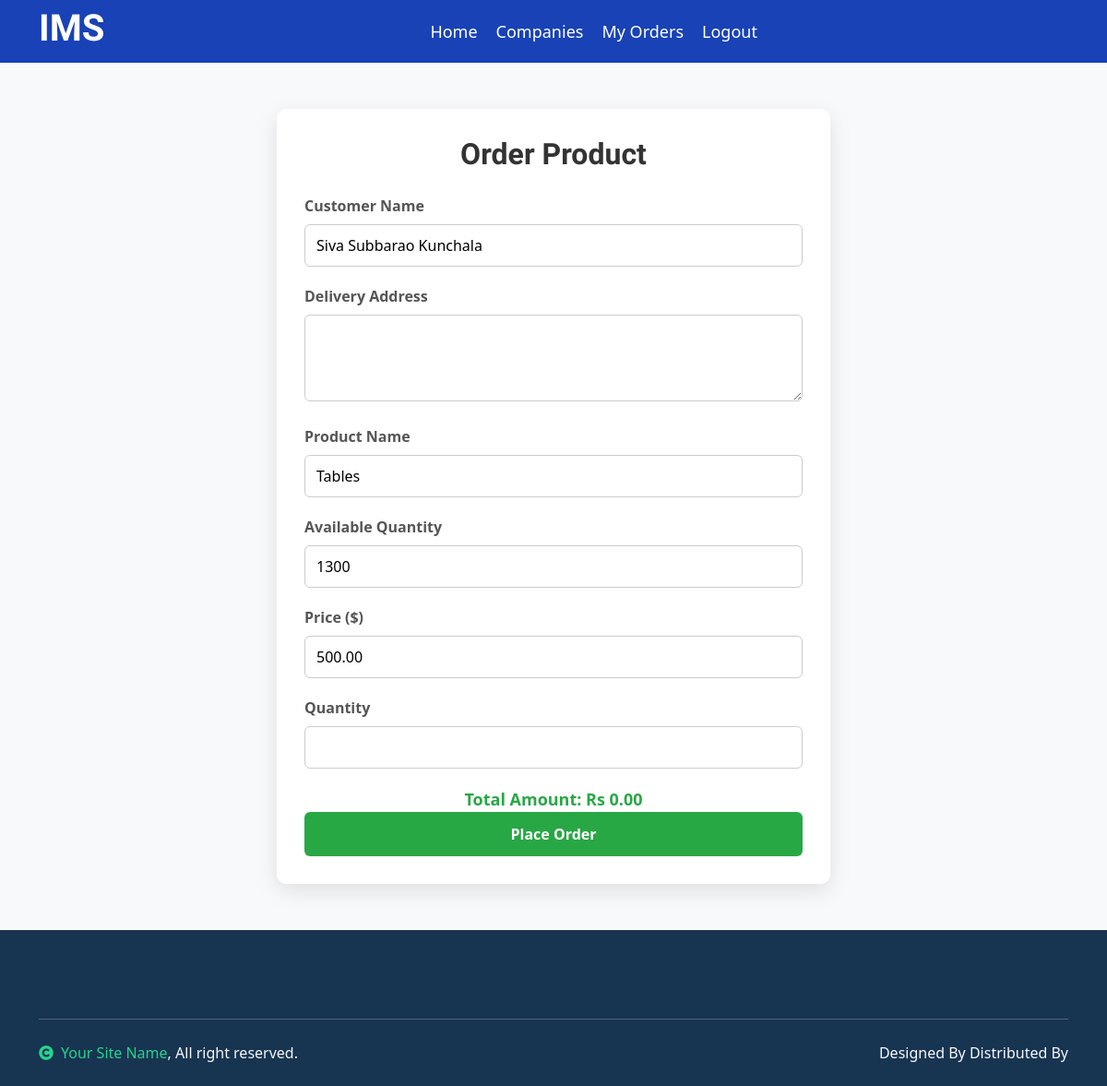
The page /order/1/ (signed in) on the database its author committed.
### Inventory_App/models.py (models this page shows, shortened)
class Products(models.Model):
    name = models.CharField(max_length=100)
    price = models.DecimalField(max_digits=10, decimal_places=2)
    description = models.TextField()
    company = models.ForeignKey(Company, on_delete=models.CASCADE)
    created_at = models.DateTimeField(auto_now_add=True, null=True)
    quantity = models.IntegerField()
    total_qty = models.IntegerField(null=True)
    class Meta:
        db_table = 'Products'

class UserModel(models.Model):
    full_name = models.CharField(max_length=100)
    email = models.EmailField(unique=True)
    phone = models.CharField(max_length=15)
    address = models.TextField()
    password = models.CharField(max_length=128)
    class Meta:
        db_table = 'UserModel'

### Inventory_App/views.py (the view, shortened to what this page needs)
# urls.py: path('order/<int:id>/', views.order, name='order'),
def order(request, id):
    login = request.session['login']
    email = request.session['email']
    user = UserModel.objects.get(email=email)
    products = Products.objects.filter(id=id)
    return render(request, 'order.html', {'id': id, 'products': products, 'login': login, 'user': user.full_name})

### templates/order.html (shortened to what this page needs)
{% extends "home.html" %}
{% block content %}
<head>
</head>
<body>
  <div class="form-container">
    <h2>Order Product</h2>
    <form action="{% url 'order' id %}" method="POST" enctype="multipart/form-data">
      {% for i in products %}
      <div class="form-group">
        <label for="customer_name">Customer Name</label>
        <input type="text" id="customer_name" name="customer_name" value="{{user}}" readonly required />
      </div>
      <div class="form-group">
        <label for="address">Delivery Address</label>
        <textarea id="address" name="address" rows="3" required></textarea>
      </div>
      <div class="form-group">
        <label for="product_name">Product Name</label>
        <input type="text" id="product_name" name="name" value="{{i.name}}" readonly required />
      </div>
      <div class="form-group">
        <label for="available_qty">Available Quantity</label>
        <input type="text" id="available_qty" name="qty" value="{{i.quantity}}" readonly required />
      </div>
      <div class="form-group">
        <label for="price">Price ($)</label>
        <input type="number" id="price" name="price" value="{{i.price}}" readonly required />
      </div>
      <div class="form-group">
        <label for="quantity">Quantity</label>
        <input type="number" id="quantity" name="quantity" min="1" max="{{i.quantity}}" required oninput="calculateTotal()" />
      </div>
      <div class="total-amount">
        Total Amount: Rs <span id="totalAmount">0.00</span>
      </div>
      {% endfor %}
      <button type="submit">Place Order</button>
    </form>
  </div>
</body>
{% endblock %}

### templates/order.html (style rules this page uses)
* { box-sizing: border-box; font-family: 'Segoe UI', Tahoma, Geneva, Verdana, sans-serif; }
body { margin: 0; padding: 0; background: #f8f9fa; }
.form-container { background: #fff; padding: 30px; width: 100%; max-width: 600px; border-radius: 10px; box-shadow: 0 8px 25px rgba(0, 0, 0, 0.1); margin: 50px auto; }
.form-container h2 { text-align: center; margin-bottom: 25px; color: #333; }
.form-group { margin-bottom: 20px; }
label { display: block; margin-bottom: 8px; font-weight: 600; color: #555; }
input[type="text"], input[type="number"], textarea, select { width: 100%; padding: 10px 12px; border: 1px solid #ccc; border-radius: 6px; font-size: 16px; transition: border-color 0.3s ease; }
button { width: 100%; padding: 12px; background-color: #28a745; color: white; font-size: 16px; font-weight: bold; border: none; border-radius: 6px; cursor: pointer; transition: background 0.3s ease; }
.total-amount { font-size: 18px; font-weight: bold; color: #28a745; margin-top: 20px; text-align: center; }

### rows shown on the page
Products: name "Tables", qty "1300", price "500.00"
UserModel: customer_name "Siva Subbarao Kunchala"
